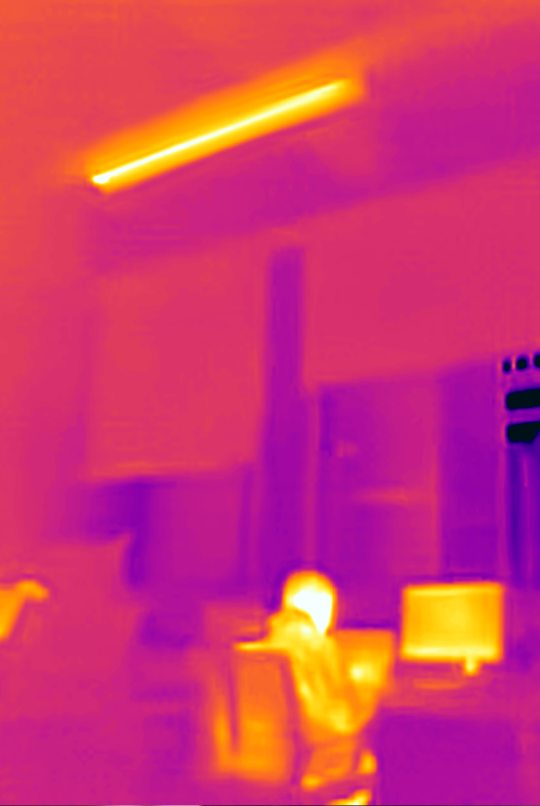
#> input picture job/Resources/fir_2022_11_28_10_07_01_255.png, 1080 x 1612 px (shown at 1/2 size)
$ python hog.py
#> lines starting #> are read from the running program, lines starting #| are printed output that depends on the picture; after the words box and inside, x2 and y2 are one past the last pixel; in counts of white or black regions, pixels touching at a corner belong together
import cv2
import numpy as np
import os


def root_dir():
    return os.path.split(os.path.realpath(__file__))[0]

resourceDir = "%s/Resources" % root_dir()
print(f'root-dir = {resourceDir}')

# 读取图像
img_input = cv2.imread(os.path.join(resourceDir, "fir_2022_11_28_10_07_01_255.png"))
#> img_input is the input picture: shape (1612, 1080, 3); mean B, G, R 109.4, 54.7, 208.3

img = cv2.pyrDown(img_input)
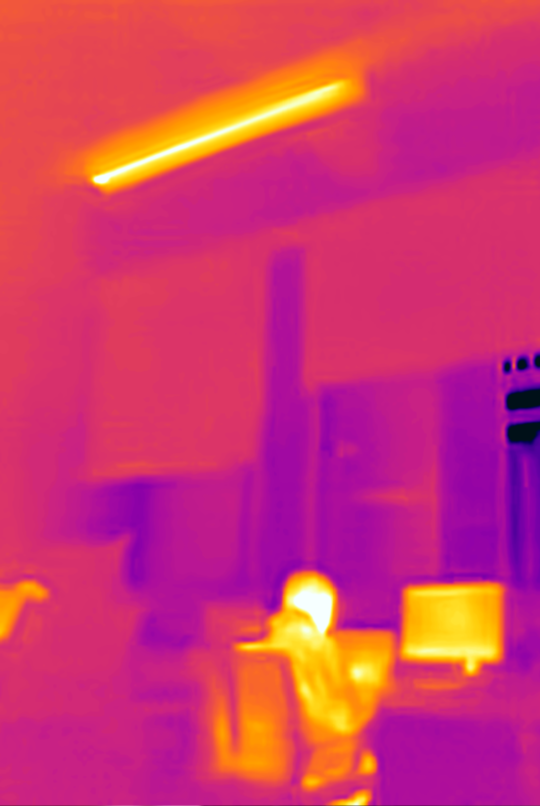
#> img: shape (806, 540, 3); mean B, G, R 109.4, 54.7, 208.4
# 创建HOG检测器
hog = cv2.HOGDescriptor()
hog.setSVMDetector(cv2.HOGDescriptor_getDefaultPeopleDetector())

# 执行HOG检测
boxes, weights = hog.detectMultiScale(img, winStride=(8,8), padding=(32,32), scale=1.05)
#> boxes = [[152, 606, 104, 200], [233, 508, 150, 298]]; weights = [0.526, 0.287]

# 在图像中标记识别到的物体
for box in boxes:
    x, y, w, h = box
    cv2.rectangle(img, (x,y), (x+w, y+h), (0,0,255), 2)
#> this loop made 2 passes
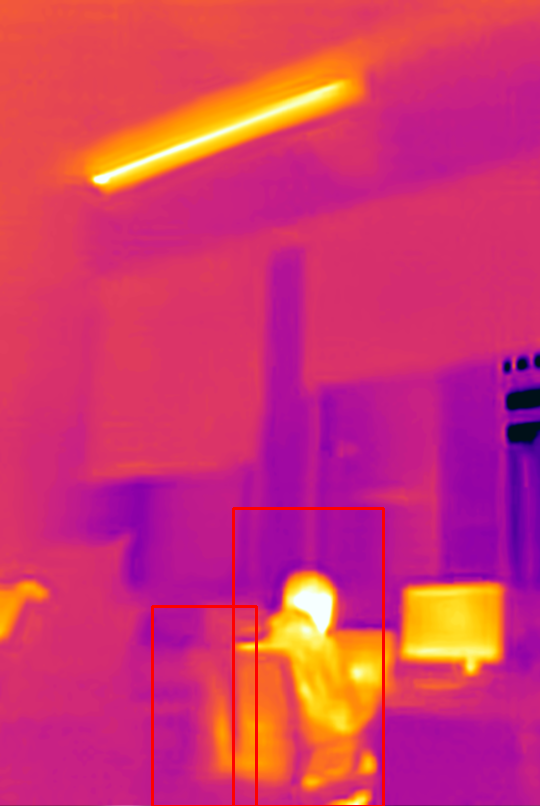
#> img: shape (806, 540, 3); 0.91% of pixels changed, all inside (x1, y1, x2, y2) = (151, 507, 385, 806)

# 显示结果
cv2.imshow("Result", img)
cv2.waitKey(0)
cv2.destroyAllWindows()

$ run again, with job/Resources/fir_2022_11_28_10_06_43_231.png copied over job/Resources/fir_2022_11_28_10_07_01_255.png
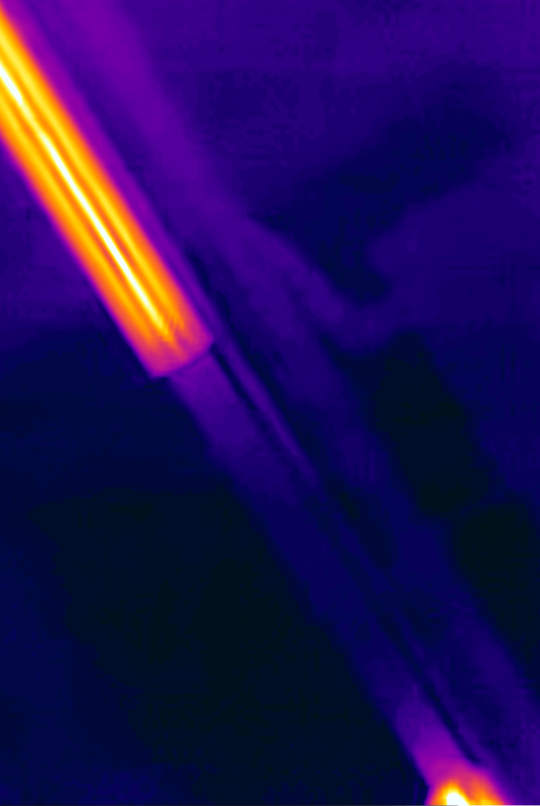
#> input picture job/Resources/fir_2022_11_28_10_06_43_231.png, 1080 x 1612 px (shown at 1/2 size)
#> img_input is the input picture: shape (1612, 1080, 3); mean B, G, R 85.4, 13.4, 33.6
#> `img = cv2.pyrDown(img_input)`:
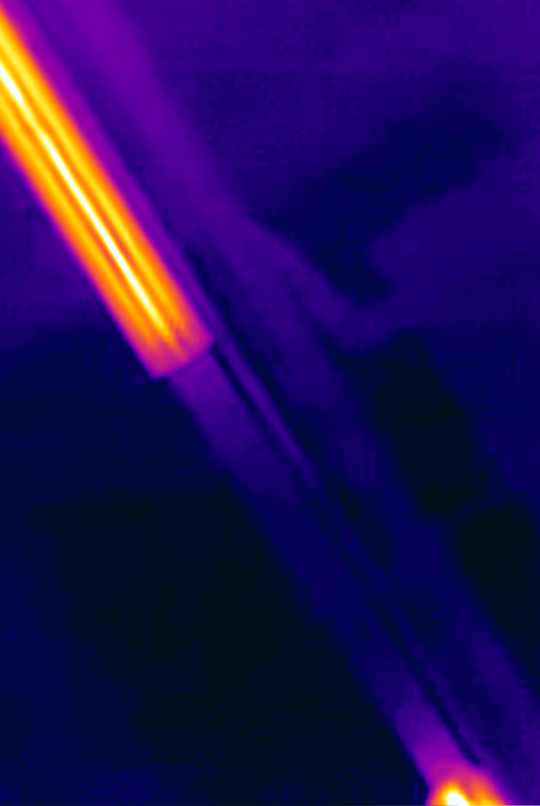
#> img: shape (806, 540, 3); mean B, G, R 85.4, 13.4, 33.6
#> boxes = ()

$ run again, with job/Resources/fir_2022_11_28_10_07_20_040.png copied over job/Resources/fir_2022_11_28_10_07_01_255.png
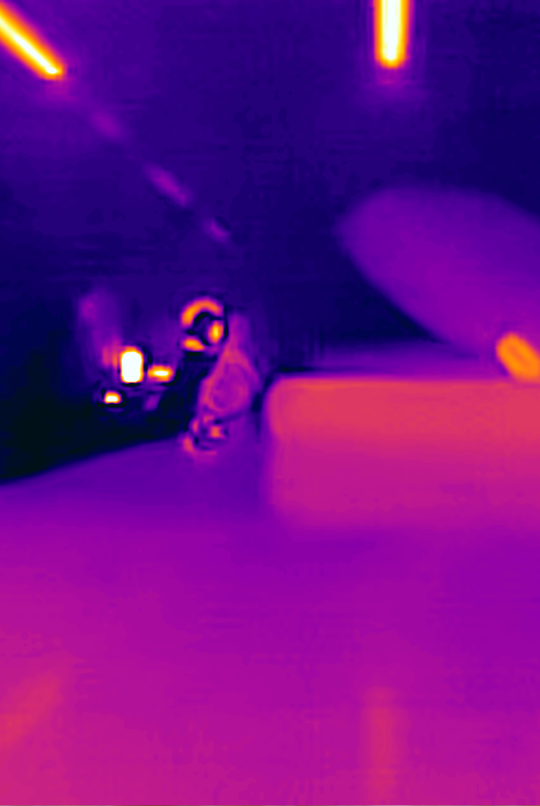
#> input picture job/Resources/fir_2022_11_28_10_07_20_040.png, 1080 x 1612 px (shown at 1/2 size)
#> img_input is the input picture: shape (1612, 1080, 3); mean B, G, R 135.7, 11.7, 112.2
#> `img = cv2.pyrDown(img_input)`:
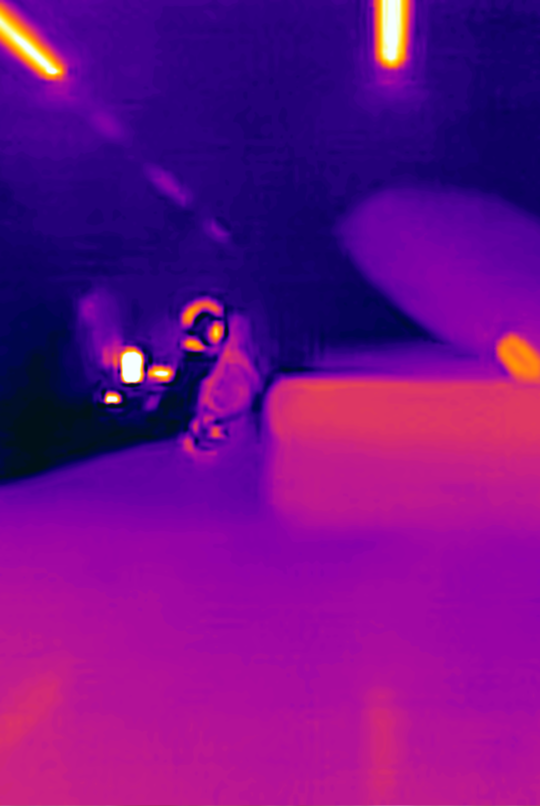
#> img: shape (806, 540, 3); mean B, G, R 135.7, 11.7, 112.2
#> boxes = ()

$ run again, with job/Resources/fir_2022_11_28_10_07_42_977.png copied over job/Resources/fir_2022_11_28_10_07_01_255.png
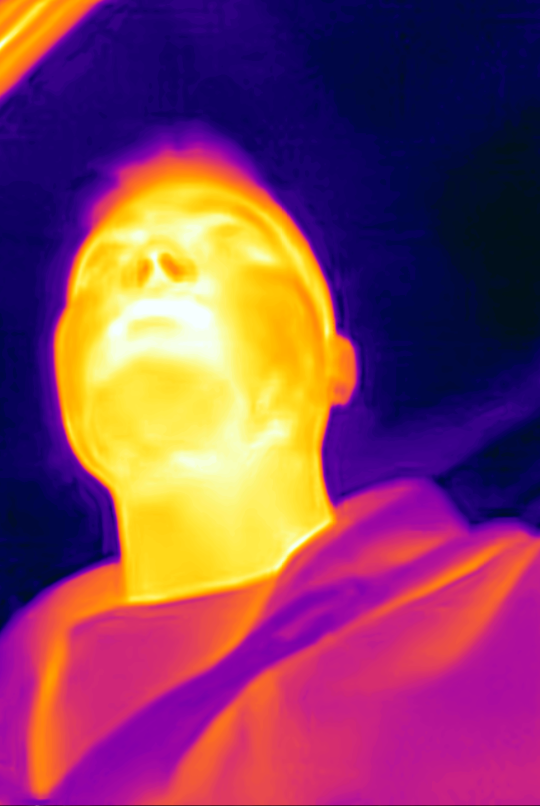
#> input picture job/Resources/fir_2022_11_28_10_07_42_977.png, 1080 x 1612 px (shown at 1/2 size)
#> img_input is the input picture: shape (1612, 1080, 3); mean B, G, R 96, 65.4, 132.5
#> `img = cv2.pyrDown(img_input)`:
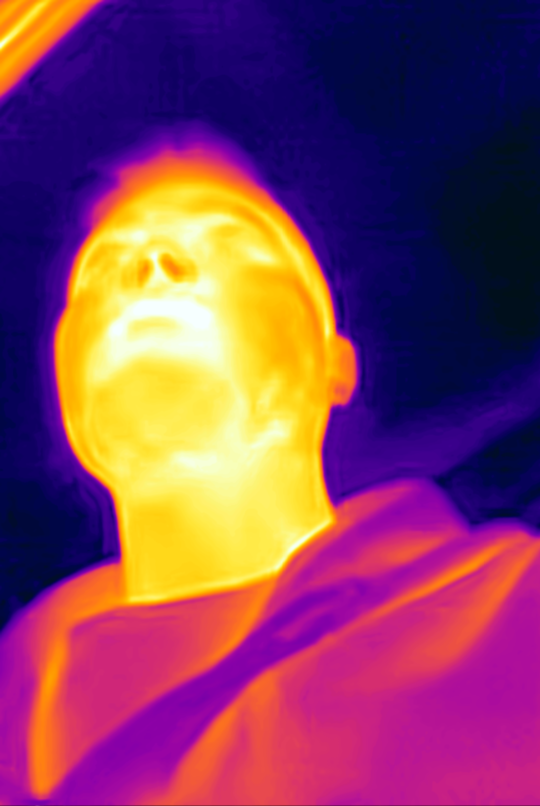
#> img: shape (806, 540, 3); mean B, G, R 96, 65.4, 132.5
#> boxes = ()
